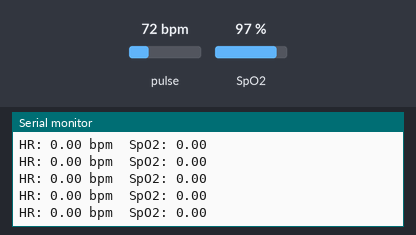
A sketch run on a simulated ESP8266 (NodeMCU). On the bench: the last lines printed to the serial monitor. Inputs (shaded band) come from the test bench; at power-on: pulse 72 bpm, SpO2 97 %. WiFi joins after 1.5 s; servers stay silent unless stated; uploads are accepted with an empty reply.

Above: at 2.7 s.
2.8 s: pulse set to 42 bpm
At 3.92 s:
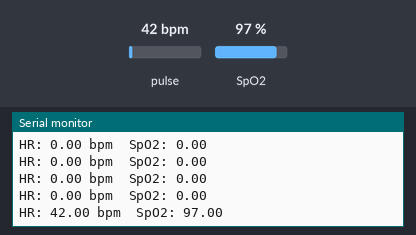
4.3 s: SpO2 set to 80 %
At 4.33 s:
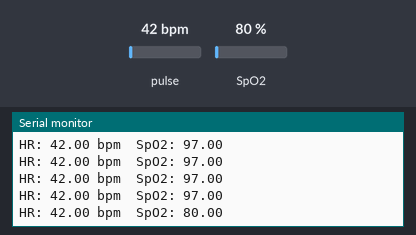
5.8 s: pulse set to 70 bpm
At 5.84 s:
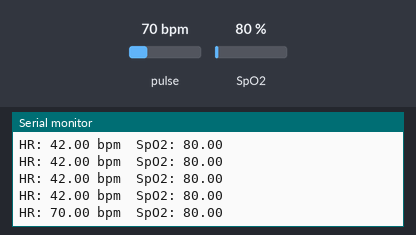
Timing chart, 0 to 8.8 s (numbered marks = the images above; inputs shaded):
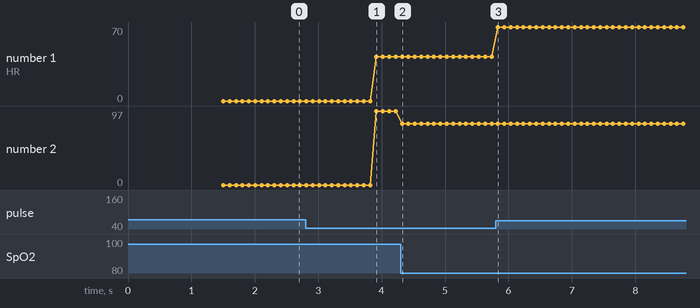

The sketch:

Main.ino
```cpp
#include <ESP8266WiFi.h>
#include <Wire.h>
#include "MAX30100_PulseOximeter.h"
#include <ESP8266HTTPClient.h>

#define WIFI_SSID "VODAFONE_H268Q-0396"
#define WIFI_PASS "19081908"
#define UBIDOTS_TOKEN "BBUS-2z7z42VFse6sgm1xVqhm6PyJFqJrki"
#define DEVICE_LABEL "Panagiotis1012"

PulseOximeter pox;
WiFiClient client;

unsigned long lastSend = 0;
const unsigned long sendInterval = 10000; // κάθε 10 δευτερόλεπτα

void setup() {
  Serial.begin(115200);
  Wire.begin();

  WiFi.begin(WIFI_SSID, WIFI_PASS);
  Serial.print("Σύνδεση WiFi");
  while (WiFi.status() != WL_CONNECTED) {
    delay(500);
    Serial.print(".");
  }
  Serial.println("\nWiFi Connected!");

  if (!pox.begin()) {
    Serial.println("Αισθητήρας δεν ξεκίνησε.");
    while (1);
  }

  pox.setIRLedCurrent(MAX30100_LED_CURR_7_6MA);
  Serial.println("Αισθητήρας ΟΚ.");
}

void loop() {
  pox.update();
  float hr = pox.getHeartRate();
  float spo2 = pox.getSpO2();

  Serial.print("HR: ");
  Serial.print(hr);
  Serial.print(" bpm\tSpO2: ");
  Serial.println(spo2);

  if (millis() - lastSend > sendInterval && hr > 10 && spo2 > 30) {
    lastSend = millis();

    String payload = "{\"heart_rate\":";
    payload += String(hr, 2);
    payload += ",\"spo2\":";
    payload += String(spo2, 2);
    payload += "}";

    HTTPClient http;
    String url = "http://industrial.api.ubidots.com/api/v1.6/devices/" + String(DEVICE_LABEL);
    http.begin(client, url);
    http.addHeader("Content-Type", "application/json");
    http.addHeader("X-Auth-Token", UBIDOTS_TOKEN);

    int code = http.POST(payload);
    Serial.print("Ubidots Response Code: ");
    Serial.println(code);
    http.end();
  }

  delay(100);
}
```

Measured:
- after the input at 2.8 s, the serial monitor: prints a new line after 1.1 s (image 1)
- after the input at 4.3 s, the serial monitor: prints a new line at once (image 2)
- after the input at 5.8 s, the serial monitor: prints a new line at once (image 3)
- plotted number 1: 0 → 42 after the input at 2.8 s, 42 → 70 after the input at 5.8 s
- plotted number 2: 97 → 80 after the input at 4.3 s
